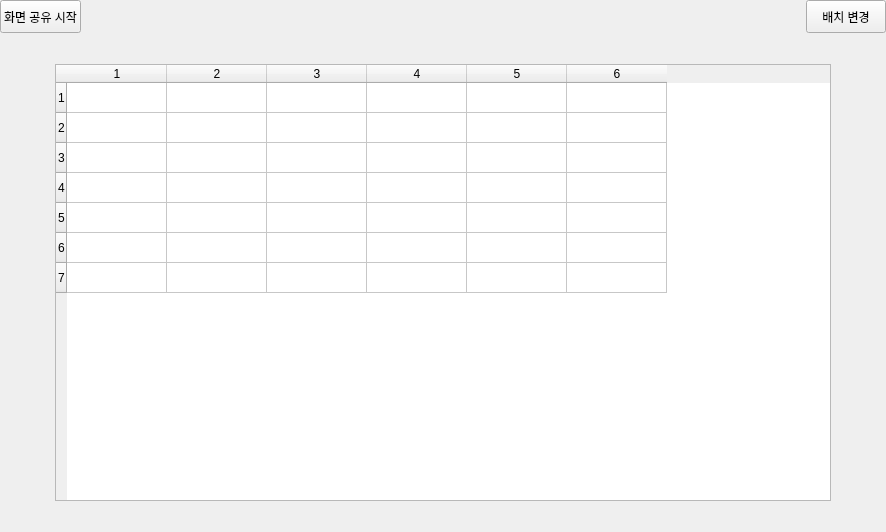
<?xml version="1.0" encoding="UTF-8"?>
<ui version="4.0">
 <class>Form</class>
 <widget class="QWidget" name="Form">
  <property name="geometry">
   <rect>
    <x>0</x>
    <y>0</y>
    <width>886</width>
    <height>532</height>
   </rect>
  </property>
  <property name="windowTitle">
   <string>Form</string>
  </property>
  <layout class="QGridLayout" name="gridLayout">
   <property name="leftMargin">
    <number>0</number>
   </property>
   <property name="topMargin">
    <number>0</number>
   </property>
   <property name="rightMargin">
    <number>0</number>
   </property>
   <property name="bottomMargin">
    <number>0</number>
   </property>
   <item row="0" column="0">
    <layout class="QVBoxLayout" name="form" stretch="1,15">
     <property name="spacing">
      <number>0</number>
     </property>
     <item>
      <layout class="QHBoxLayout" name="bodyHeader" stretch="1,10,1">
       <property name="spacing">
        <number>0</number>
       </property>
       <item>
        <widget class="QPushButton" name="screenShareBtn">
         <property name="sizePolicy">
          <sizepolicy hsizetype="Expanding" vsizetype="Expanding">
           <horstretch>0</horstretch>
           <verstretch>0</verstretch>
          </sizepolicy>
         </property>
         <property name="text">
          <string>화면 공유 시작</string>
         </property>
        </widget>
       </item>
       <item>
        <spacer name="horizontalSpacer">
         <property name="orientation">
          <enum>Qt::Horizontal</enum>
         </property>
         <property name="sizeHint" stdset="0">
          <size>
           <width>40</width>
           <height>20</height>
          </size>
         </property>
        </spacer>
       </item>
       <item>
        <widget class="QPushButton" name="changeBatchBtn">
         <property name="sizePolicy">
          <sizepolicy hsizetype="Expanding" vsizetype="Expanding">
           <horstretch>0</horstretch>
           <verstretch>0</verstretch>
          </sizepolicy>
         </property>
         <property name="text">
          <string>배치 변경</string>
         </property>
        </widget>
       </item>
      </layout>
     </item>
     <item>
      <layout class="QHBoxLayout" name="horizontalLayout" stretch="1,14,1">
       <item>
        <spacer name="horizontalSpacer_3">
         <property name="orientation">
          <enum>Qt::Horizontal</enum>
         </property>
         <property name="sizeHint" stdset="0">
          <size>
           <width>40</width>
           <height>20</height>
          </size>
         </property>
        </spacer>
       </item>
       <item>
        <layout class="QVBoxLayout" name="verticalLayout" stretch="1,14,1">
         <item>
          <spacer name="verticalSpacer">
           <property name="orientation">
            <enum>Qt::Vertical</enum>
           </property>
           <property name="sizeHint" stdset="0">
            <size>
             <width>20</width>
             <height>40</height>
            </size>
           </property>
          </spacer>
         </item>
         <item>
          <widget class="QTableWidget" name="studentTable">
           <property name="contextMenuPolicy">
            <enum>Qt::ActionsContextMenu</enum>
           </property>
           <property name="frameShape">
            <enum>QFrame::StyledPanel</enum>
           </property>
           <property name="frameShadow">
            <enum>QFrame::Sunken</enum>
           </property>
           <property name="verticalScrollBarPolicy">
            <enum>Qt::ScrollBarAlwaysOff</enum>
           </property>
           <property name="horizontalScrollBarPolicy">
            <enum>Qt::ScrollBarAlwaysOff</enum>
           </property>
           <property name="sizeAdjustPolicy">
            <enum>QAbstractScrollArea::AdjustIgnored</enum>
           </property>
           <property name="autoScroll">
            <bool>false</bool>
           </property>
           <property name="editTriggers">
            <set>QAbstractItemView::NoEditTriggers</set>
           </property>
           <property name="tabKeyNavigation">
            <bool>false</bool>
           </property>
           <property name="dragEnabled">
            <bool>true</bool>
           </property>
           <property name="dragDropOverwriteMode">
            <bool>false</bool>
           </property>
           <property name="dragDropMode">
            <enum>QAbstractItemView::InternalMove</enum>
           </property>
           <property name="defaultDropAction">
            <enum>Qt::TargetMoveAction</enum>
           </property>
           <property name="textElideMode">
            <enum>Qt::ElideMiddle</enum>
           </property>
           <property name="showGrid">
            <bool>true</bool>
           </property>
           <property name="rowCount">
            <number>7</number>
           </property>
           <property name="columnCount">
            <number>6</number>
           </property>
           <attribute name="horizontalHeaderVisible">
            <bool>true</bool>
           </attribute>
           <attribute name="horizontalHeaderCascadingSectionResizes">
            <bool>false</bool>
           </attribute>
           <attribute name="horizontalHeaderShowSortIndicator" stdset="0">
            <bool>false</bool>
           </attribute>
           <attribute name="horizontalHeaderStretchLastSection">
            <bool>false</bool>
           </attribute>
           <row/>
           <row/>
           <row/>
           <row/>
           <row/>
           <row/>
           <row/>
           <column/>
           <column/>
           <column/>
           <column/>
           <column/>
           <column/>
          </widget>
         </item>
         <item>
          <spacer name="verticalSpacer_2">
           <property name="orientation">
            <enum>Qt::Vertical</enum>
           </property>
           <property name="sizeHint" stdset="0">
            <size>
             <width>20</width>
             <height>40</height>
            </size>
           </property>
          </spacer>
         </item>
        </layout>
       </item>
       <item>
        <spacer name="horizontalSpacer_2">
         <property name="orientation">
          <enum>Qt::Horizontal</enum>
         </property>
         <property name="sizeHint" stdset="0">
          <size>
           <width>40</width>
           <height>20</height>
          </size>
         </property>
        </spacer>
       </item>
      </layout>
     </item>
    </layout>
   </item>
  </layout>
 </widget>
 <resources/>
 <connections/>
</ui>
